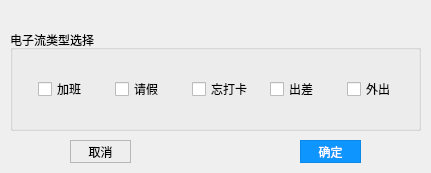
<?xml version="1.0" encoding="UTF-8"?>
<ui version="4.0">
 <class>chooseType</class>
 <widget class="QWidget" name="chooseType">
  <property name="geometry">
   <rect>
    <x>0</x>
    <y>0</y>
    <width>431</width>
    <height>173</height>
   </rect>
  </property>
  <property name="windowTitle">
   <string>Form</string>
  </property>
  <widget class="QGroupBox" name="groupBox">
   <property name="geometry">
    <rect>
     <x>10</x>
     <y>30</y>
     <width>411</width>
     <height>101</height>
    </rect>
   </property>
   <property name="title">
    <string>电子流类型选择</string>
   </property>
   <layout class="QHBoxLayout" name="horizontalLayout">
    <property name="leftMargin">
     <number>25</number>
    </property>
    <property name="rightMargin">
     <number>0</number>
    </property>
    <item>
     <widget class="QCheckBox" name="radioButton_jb">
      <property name="cursor">
       <cursorShape>PointingHandCursor</cursorShape>
      </property>
      <property name="text">
       <string>加班</string>
      </property>
     </widget>
    </item>
    <item>
     <widget class="QCheckBox" name="radioButton_qj">
      <property name="cursor">
       <cursorShape>PointingHandCursor</cursorShape>
      </property>
      <property name="text">
       <string>请假</string>
      </property>
     </widget>
    </item>
    <item>
     <widget class="QCheckBox" name="radioButton_wdk">
      <property name="cursor">
       <cursorShape>PointingHandCursor</cursorShape>
      </property>
      <property name="text">
       <string>忘打卡</string>
      </property>
     </widget>
    </item>
    <item>
     <widget class="QCheckBox" name="radioButton_chuchai">
      <property name="cursor">
       <cursorShape>PointingHandCursor</cursorShape>
      </property>
      <property name="text">
       <string>出差</string>
      </property>
     </widget>
    </item>
    <item>
     <widget class="QCheckBox" name="radioButton_waichu">
      <property name="cursor">
       <cursorShape>PointingHandCursor</cursorShape>
      </property>
      <property name="text">
       <string>外出</string>
      </property>
     </widget>
    </item>
   </layout>
  </widget>
  <widget class="QPushButton" name="pushButton">
   <property name="geometry">
    <rect>
     <x>300</x>
     <y>140</y>
     <width>61</width>
     <height>23</height>
    </rect>
   </property>
   <property name="cursor">
    <cursorShape>PointingHandCursor</cursorShape>
   </property>
   <property name="styleSheet">
    <string notr="true">QPushButton#pushButton
{
    color:white;
    background-color:rgb(14 , 150 , 254);
    border: 1px solid rgb(11 , 137 , 234);
}

QPushButton#pushButton:hover
{
    color:white;
    background-color:rgb(44 , 137 , 255);
    border: 1px solid rgb(11 , 137 , 234);
}

QPushButton#pushButton:pressed
{
    color:white;
    background-color:rgb(14 , 135 , 228);
    border: 1px solid rgb(12 , 138 , 235);
    padding-left:3px;
    padding-top:3px;
}

</string>
   </property>
   <property name="text">
    <string>确定</string>
   </property>
  </widget>
  <widget class="QPushButton" name="pushButton_2">
   <property name="geometry">
    <rect>
     <x>70</x>
     <y>140</y>
     <width>61</width>
     <height>23</height>
    </rect>
   </property>
   <property name="cursor">
    <cursorShape>PointingHandCursor</cursorShape>
   </property>
   <property name="styleSheet">
    <string notr="true">QPushButton#pushButton_2
{
    color:black;
    background-color:rgb(238 , 238 , 238);
    border: 1px solid rgb(183 , 183 , 183);
}

QPushButton#pushButton_2:hover
{
    color:black;
    background-color:rgb(228 , 240 , 250);
    border: 1px solid rgb(15 , 150 , 255);
}

QPushButton#pushButton_2:pressed
{
    color:black;
    background-color:rgb(204 , 228 , 247);
    border: 1px solid rgb(1 , 84 , 153);
    padding-left:3px;
    padding-top:3px;
}</string>
   </property>
   <property name="text">
    <string>取消</string>
   </property>
  </widget>
 </widget>
 <resources/>
 <connections/>
</ui>
